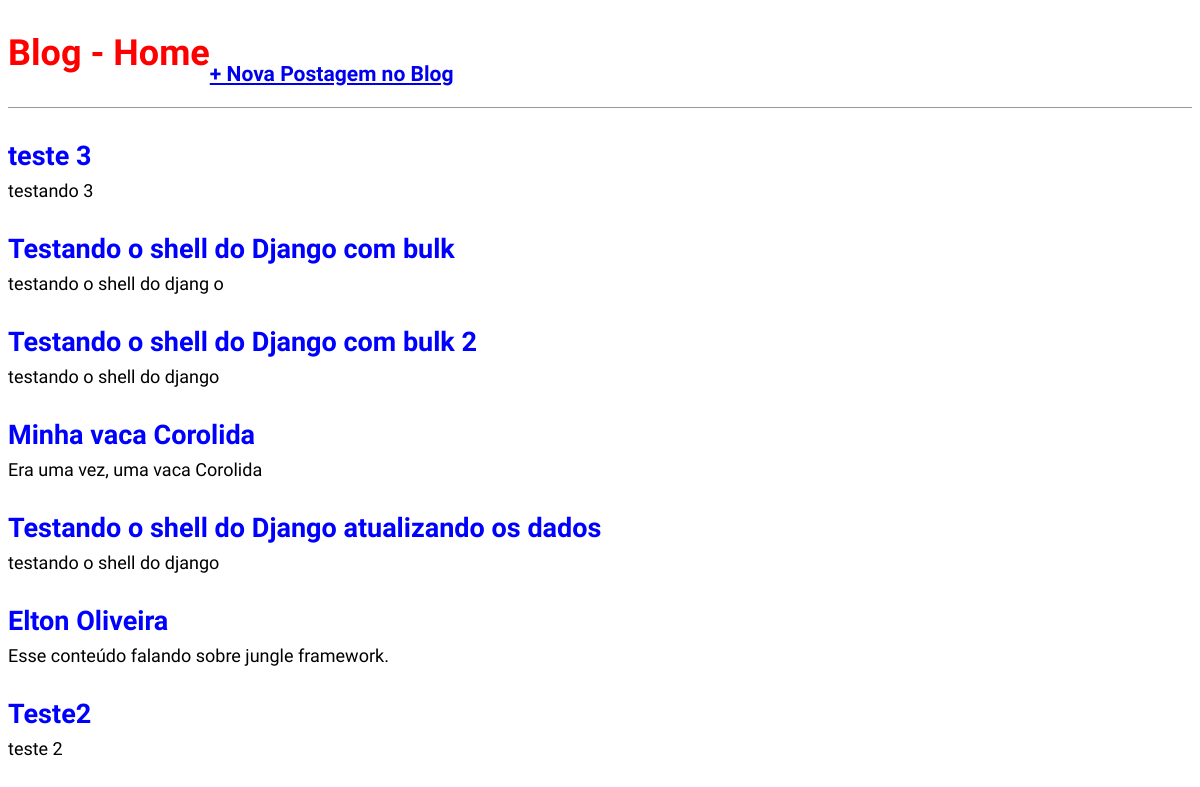
The app's page /, older data.
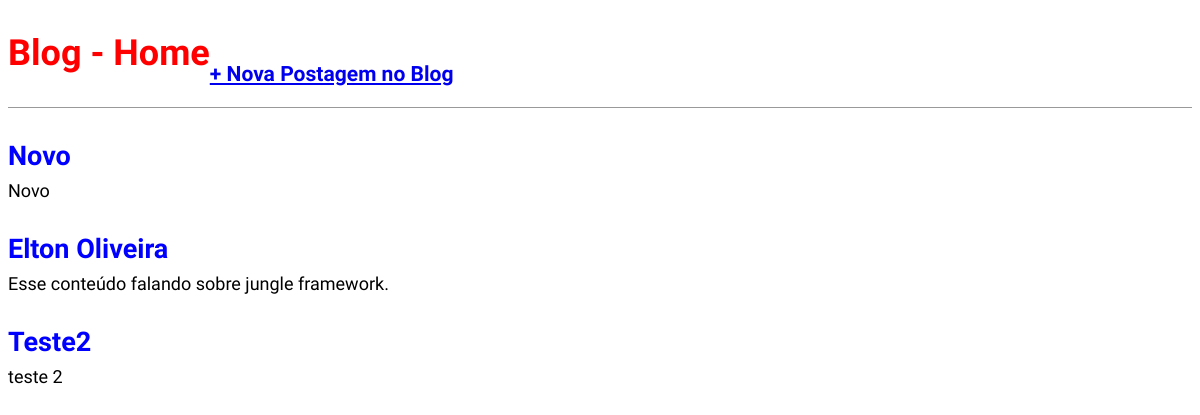
The same page, newer data.
### blog/models.py (models this page shows, shortened)
class Post(models.Model):
    STATUS = (
        ('rascunho','Rascunho'),
        ('publicado','Publicado'),
    )
    titulo = models.CharField(max_length=250)
    slug = models.SlugField(max_length = 250)
    autor = models.ForeignKey(User,
    on_delete=models.CASCADE)
    conteudo = models.TextField()
    publicado = models.DateTimeField(default=timezone.now)
    criado = models.DateTimeField(auto_now_add=True)
    alterado = models.DateTimeField(auto_now=True)
    status = models.CharField(max_length=10,
    choices=STATUS,
    default='rascunho')
    objects = models.Manager()
    published = PublishedManager()
    rascunho = RascunhoManager()
    def get_absolute_url(self):
        return reverse('post_detail',args=[self.slug])
    class Meta:
        ordering = ('-publicado',)

### blog/views.py (the view)
# urls.py: path('', views.BlogListView.as_view(),name='home'),
class BlogListView(ListView):
    model = Post
    template_name = 'blog/home.html'

### blog/templates/blog/home.html (shortened to what this page needs)
{% extends 'base.html' %}
{% block content %}
    {% for post in object_list %}
        <div class="post-entry">
            <h2><a href="{{post.get_absolute_url}}">{{ post.titulo}} </a></h2>
            <p>{{ post.conteudo }} </p>
        </div>
    {% endfor %}
{% endblock content %}

### templates/base.html (shortened to what this page needs)
{% load static %}
<!DOCTYPE html>
<html lang="pt-br">
    <head>
        <link rel="stylesheet" href="{% static 'css/style.css' %}">
    </head>
    <body>
        <header class="nav-left">
            <div>
                <h1><a href="/">Blog - Home</a></h1>
            </div>
            <div class="nav-right">
                <h3><a href="{% url 'post_new' %}">+ Nova Postagem no Blog</a></h3>
            </div>
        </header>
        <div class="container">
            {% block content %} {% endblock content %}
        </div>
    </body>
</html>

### statics/css/style.css (style rules this page uses)
body { font-family: 'Source Sans Pro', sans-serif; font-size: 18px; }
header { border-bottom: 1px solid #999; margin-bottom: 2rem; display: flex; }
header h1 a { color:red; text-decoration: none; }
.nav-left { margin-right: auto; }
.nav-right { display: flex; padding-top: 2rem; }
.post-entry { margin-bottom: 2rem; }
.post-entry h2 { margin: 0.5rem 0; }
.post-entry h2 a, .post-entry h2 a:visited { color: blue; text-decoration: none; }
.post-entry p { margin: 0; font-weight: 400; }

Row changes from the older to the newer data that the page shows:
removed Post: titulo "Testando o shell do Django com bulk", conteudo "testando o shell do djang o"
removed Post: titulo "Testando o shell do Django com bulk 2", conteudo "testando o shell do django"
removed Post: titulo "Minha vaca Corolida", conteudo "Era uma vez, uma vaca Corolida"
removed Post: titulo "Testando o shell do Django atualizando os dados", conteudo "testando o shell do django"
changed Post: titulo "teste 3" → "Novo"; conteudo "testando 3" → "Novo"
